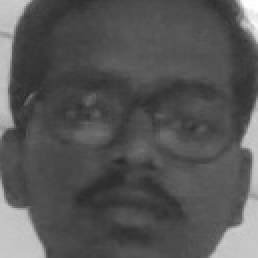
#> input picture data/dataset/101_Lakshman/img_001.jpg, 129 x 129 px (shown 2 times larger); its folder holds only this picture in this run
$ python train_model.py
#> lines starting #> are read from the running program, lines starting #| are printed output that depends on the picture
# src/train_model.py
import cv2
import os
import numpy as np
from config import DATASET_DIR, TRAINER_FILE, TRAINER_DIR, FACE_SIZE


def train() -> str:
    """Train the LBPH face recognizer on the captured dataset.
    Normalizes every face sample with histogram equalization for robust matching.
    Returns a status message string."""
    if not os.path.exists(DATASET_DIR):
        return "❌ Dataset directory does not exist."

    recognizer = cv2.face.LBPHFaceRecognizer_create()

    faces, ids = [], []
    for folder in os.listdir(DATASET_DIR):
        path = os.path.join(DATASET_DIR, folder)
        if not os.path.isdir(path):
            continue
        try:
            roll = int(folder.split("_")[0])
        except (ValueError, IndexError):
            continue

        for img_name in os.listdir(path):
            img_path = os.path.join(path, img_name)
            gray = cv2.imread(img_path, cv2.IMREAD_GRAYSCALE)
#> gray is the input picture: shape (129, 129); min 43, max 255, mean 85.9
            if gray is None:
                continue
            # Ensure consistent resolution and illumination across all samples
            face = cv2.resize(gray, FACE_SIZE)
            face = cv2.equalizeHist(face)
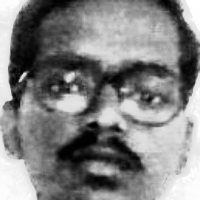
#> face: shape (200, 200); min 0, max 255, mean 129.9
            faces.append(face)
            ids.append(roll)
#> pass 2 of the loop in train, `for folder in os.listdir(DATASET_DIR):`:
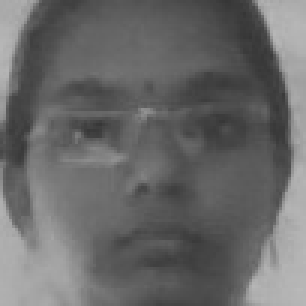
#> input picture data/dataset/102_Pushpanjali/img_001.jpg, 102 x 102 px (shown 3 times larger)
#> in train, gray is the input picture: shape (102, 102); min 53, max 185, mean 104.8
#> in train, `face = cv2.equalizeHist(face)`:
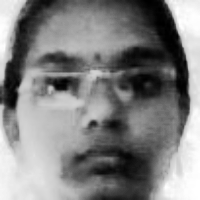
#> face: shape (200, 200); min 0, max 255, mean 128.9

    if not faces:
        return "❌ No face images found. Please capture faces first."

    os.makedirs(TRAINER_DIR, exist_ok=True)
    recognizer.train(faces, np.array(ids))
    recognizer.save(TRAINER_FILE)
    return f"✅ Model trained on {len(set(ids))} student(s), {len(faces)} image(s)."


if __name__ == "__main__":
    print(train())
